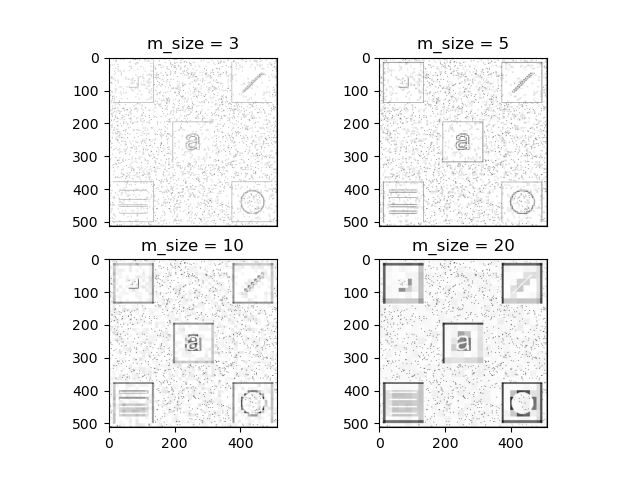

The Python source for this figure:
import numpy as np
import cv2 as cv
from matplotlib import pyplot as plt
from matplotlib.colors import Normalize


def local_hist_equ(in_img, m_size):
    """
    Implement the local histogram equalization to the input images Q3_3.tif
    """

    row, col = in_img.shape
    out_img = np.zeros(in_img.shape, int)

    L = 2 ** 8
    bins = range(L + 1)
    for i in list(range(0, row - m_size, m_size)) + [row - m_size - 1]:
        for j in list(range(0, col - m_size, m_size)) + [col - m_size - 1]:
            local_img = in_img[i:i + m_size, j:j + m_size]
            local_hist, _ = np.histogram(local_img.flat, bins=bins, density=True)
            # s = np.array([(L - 1) * sum(local_hist[:k + 1]) for k in range(L)])

            s = np.array([(L - 1) * local_hist[:k + 1].sum() for k in range(L)])

            out_img[i:i + m_size, j:j + m_size] = np.array([s[r] for r in local_img], int).reshape([m_size] * 2)

    norm = Normalize(vmin=0, vmax=255)
    plt.subplot(121)
    plt.imshow(raw_img, cmap='gray', norm=norm)
    plt.title("Raw")

    plt.subplot(122)
    plt.imshow(out_img, cmap='gray', norm=norm)
    plt.title("Equalized")
    # plt.savefig(file_name + "_comparison.png")
    plt.show()

    return out_img


raw_img = cv.imread("Q3_3.tif", cv.IMREAD_GRAYSCALE)
result_3 = local_hist_equ(raw_img, 3)
result_5 = local_hist_equ(raw_img, 5)
result_10 = local_hist_equ(raw_img, 10)
result_20 = local_hist_equ(raw_img, 20)

norm = Normalize(vmin=0, vmax=255)

plt.subplot(221)
plt.imshow(result_3, cmap='gray', norm=norm)
plt.title("m_size = 3")
plt.xticks([])

plt.subplot(222)
plt.imshow(result_5, cmap='gray', norm=norm)
plt.title("m_size = 5")
plt.xticks([])

plt.subplot(223)
plt.imshow(result_10, cmap='gray', norm=norm)
plt.title("m_size = 10")

plt.subplot(224)
plt.imshow(result_20, cmap='gray', norm=norm)
plt.title("m_size = 20")
plt.show()
